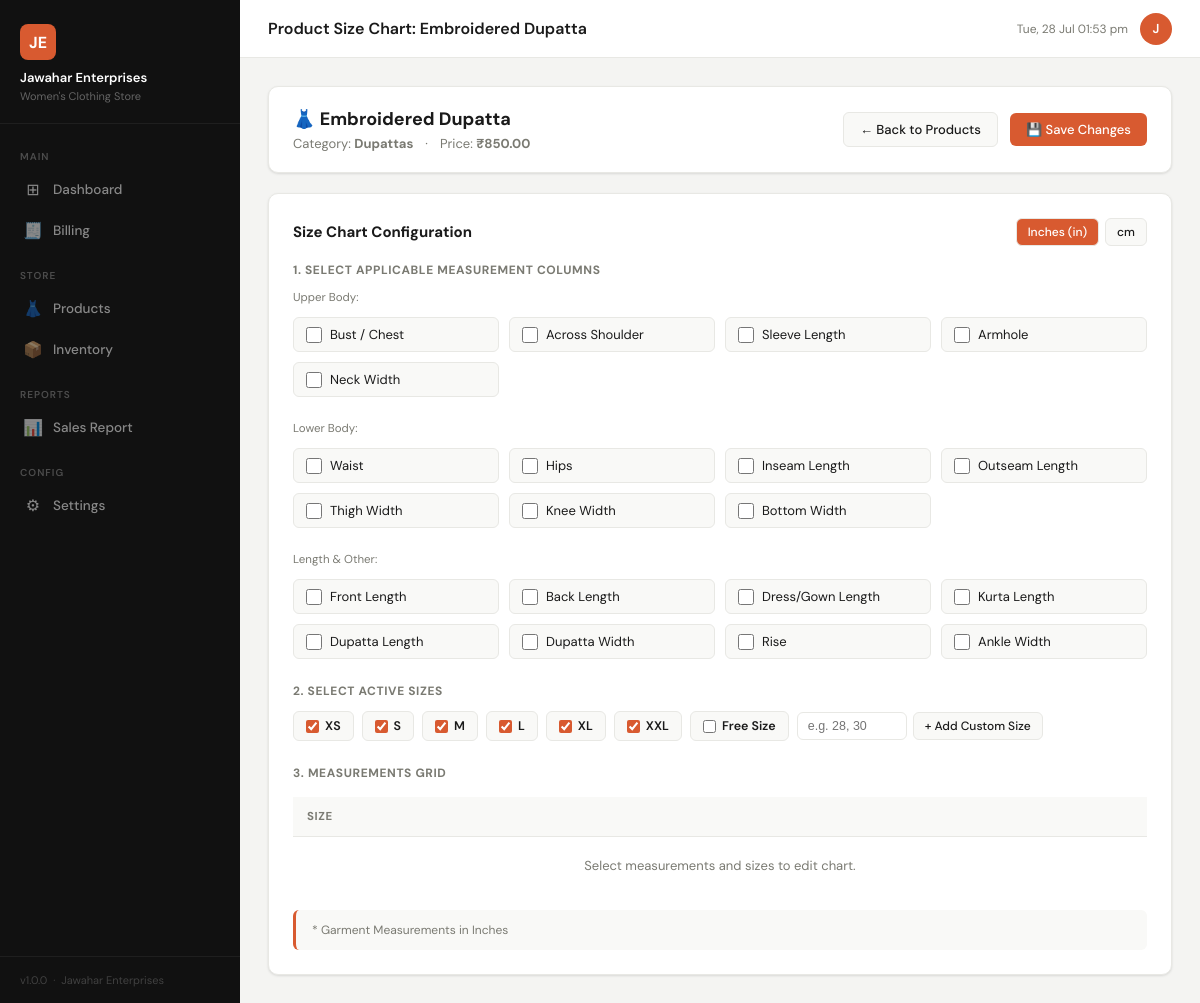
The app's page /product/5/size-chart with its own data.
### models.py (models this page shows, shortened)
class Product(db.Model):
    __tablename__ = 'products'
    id = db.Column(db.Integer, primary_key=True)
    name = db.Column(db.String(200), nullable=False)
    category = db.Column(db.String(100), nullable=False)
    price = db.Column(db.Float, nullable=False)
    image_filename = db.Column(db.String(300), default='')
    applicable_measurements = db.Column(db.Text, default='')
    created_at = db.Column(db.DateTime, default=datetime.utcnow)
    updated_at = db.Column(db.DateTime, default=datetime.utcnow, onupdate=datetime.utcnow)
    product_sizes = db.relationship('ProductSize', backref='product', lazy=True,
                                    cascade='all, delete-orphan')
    size_charts = db.relationship('ProductSizeChart', backref='product', lazy=True,
                                  cascade='all, delete-orphan')
    transaction_items = db.relationship('TransactionItem', backref='product', lazy=True)

### routes.py (the view)
@main.route('/product/<int:product_id>/size-chart')
def product_size_chart_page(product_id):
    product = Product.query.get_or_404(product_id)
    settings = Settings.query.first()
    return render_template('product_size_chart.html', product=product, settings=settings)

### templates/product_size_chart.html (shortened to what this page needs)
{% extends "base.html" %}
{% block page_title %}Product Size Chart: {{ product.name }}{% endblock %}
{% block content %}
<div class="psc-container">
  <div class="psc-header">
    <div class="psc-title-group">
      <h2>👗 {{ product.name }}</h2>
      <div class="meta">
        <span>Category: <strong>{{ product.category }}</strong></span>
        <span>·</span>
        <span>Price: <strong>₹{{ "%.2f"|format(product.price) }}</strong></span>
      </div>
    </div>
    <div style="display:flex; gap:12px; align-items:center;">
      <a href="{{ url_for('main.products') }}" class="btn btn-secondary">← Back to Products</a>
      <button type="button" class="btn btn-primary" onclick="saveProductSizeChart()">💾 Save Changes</button>
    </div>
  </div>
  <div class="psc-card">
    <div style="display:flex; justify-content:space-between; align-items:center; margin-bottom:16px;">
      <h3 style="font-size:15px; font-weight:700;">Size Chart Configuration</h3>
      <div style="display:flex; gap:6px;">
        <button type="button" class="btn btn-secondary btn-sm" id="unit-btn-in" onclick="setUnit('in')" style="background:var(--accent); color:#fff;">Inches (in)</button>
        <button type="button" class="btn btn-secondary btn-sm" id="unit-btn-cm" onclick="setUnit('cm')">cm</button>
      </div>
    </div>
    <div class="section-subtitle">1. Select Applicable Measurement Columns</div>
    <div style="margin-bottom:12px; font-size:11.5px; color:var(--text-muted);">Upper Body:</div>
    <div class="measurements-grid">
      <label class="m-checkbox-card"><input type="checkbox" class="m-check" value="bust" onchange="renderDynamicTable()"> Bust / Chest</label>
      <label class="m-checkbox-card"><input type="checkbox" class="m-check" value="across_shoulder" onchange="renderDynamicTable()"> Across Shoulder</label>
      <label class="m-checkbox-card"><input type="checkbox" class="m-check" value="sleeve_length" onchange="renderDynamicTable()"> Sleeve Length</label>
      <label class="m-checkbox-card"><input type="checkbox" class="m-check" value="armhole" onchange="renderDynamicTable()"> Armhole</label>
      <label class="m-checkbox-card"><input type="checkbox" class="m-check" value="neck_width" onchange="renderDynamicTable()"> Neck Width</label>
    </div>
    <div style="margin-bottom:12px; font-size:11.5px; color:var(--text-muted);">Lower Body:</div>
    <div class="measurements-grid">
      <label class="m-checkbox-card"><input type="checkbox" class="m-check" value="waist" onchange="renderDynamicTable()"> Waist</label>
      <label class="m-checkbox-card"><input type="checkbox" class="m-check" value="hips" onchange="renderDynamicTable()"> Hips</label>
      <label class="m-checkbox-card"><input type="checkbox" class="m-check" value="inseam_length" onchange="renderDynamicTable()"> Inseam Length</label>
      <label class="m-checkbox-card"><input type="checkbox" class="m-check" value="outseam_length" onchange="renderDynamicTable()"> Outseam Length</label>
      <label class="m-checkbox-card"><input type="checkbox" class="m-check" value="thigh_width" onchange="renderDynamicTable()"> Thigh Width</label>
      <label class="m-checkbox-card"><input type="checkbox" class="m-check" value="knee_width" onchange="renderDynamicTable()"> Knee Width</label>
      <label class="m-checkbox-card"><input type="checkbox" class="m-check" value="bottom_width" onchange="renderDynamicTable()"> Bottom Width</label>
    </div>
    <div style="margin-bottom:12px; font-size:11.5px; color:var(--text-muted);">Length & Other:</div>
    <div class="measurements-grid">
      <label class="m-checkbox-card"><input type="checkbox" class="m-check" value="front_length" onchange="renderDynamicTable()"> Front Length</label>
      <label class="m-checkbox-card"><input type="checkbox" class="m-check" value="back_length" onchange="renderDynamicTable()"> Back Length</label>
      <label class="m-checkbox-card"><input type="checkbox" class="m-check" value="dress_length" onchange="renderDynamicTable()"> Dress/Gown Length</label>
      <label class="m-checkbox-card"><input type="checkbox" class="m-check" value="kurta_length" onchange="renderDynamicTable()"> Kurta Length</label>
      <label class="m-checkbox-card"><input type="checkbox" class="m-check" value="dupatta_length" onchange="renderDynamicTable()"> Dupatta Length</label>
      <label class="m-checkbox-card"><input type="checkbox" class="m-check" value="dupatta_width" onchange="renderDynamicTable()"> Dupatta Width</label>
      <label class="m-checkbox-card"><input type="checkbox" class="m-check" value="rise" onchange="renderDynamicTable()"> Rise</label>
      <label class="m-checkbox-card"><input type="checkbox" class="m-check" value="ankle_width" onchange="renderDynamicTable()"> Ankle Width</label>
    </div>
    <div class="section-subtitle">2. Select Active Sizes</div>
    <div class="size-select-group" id="size-chips-container">
      <label class="size-chip-cb"><input type="checkbox" class="sz-check" value="XS" checked onchange="renderDynamicTable()"> XS</label>
      <label class="size-chip-cb"><input type="checkbox" class="sz-check" value="S" checked onchange="renderDynamicTable()"> S</label>
      <label class="size-chip-cb"><input type="checkbox" class="sz-check" value="M" checked onchange="renderDynamicTable()"> M</label>
      <label class="size-chip-cb"><input type="checkbox" class="sz-check" value="L" checked onchange="renderDynamicTable()"> L</label>
      <label class="size-chip-cb"><input type="checkbox" class="sz-check" value="XL" checked onchange="renderDynamicTable()"> XL</label>
      <label class="size-chip-cb"><input type="checkbox" class="sz-check" value="XXL" checked onchange="renderDynamicTable()"> XXL</label>
      <label class="size-chip-cb"><input type="checkbox" class="sz-check" value="Free Size" onchange="renderDynamicTable()"> Free Size</label>
      <div class="custom-size-input-wrap">
        <input type="text" class="custom-size-input" id="new-custom-size-input" placeholder="e.g. 28, 30">
        <button type="button" class="btn btn-secondary btn-sm" onclick="addCustomSize()">+ Add Custom Size</button>
      </div>
    </div>
    <div class="section-subtitle">3. Measurements Grid</div>
    <div class="table-responsive">
      <table class="psc-table">
        <thead id="psc-thead">
          <tr><th>Size</th></tr>
        </thead>
        <tbody id="psc-tbody">
          <tr><td style="padding:20px; text-align:center; color:var(--text-muted);">Select measurements and sizes to edit chart.</td></tr>
        </tbody>
      </table>
    </div>
    <div class="psc-note" id="psc-note-text">
      * Garment Measurements in Inches
    </div>
  </div>
</div>
{% endblock %}

### static/css/style.css (style rules this page uses)
a { transition: color 0.15s ease; }
button { user-select: none; }

### templates/product_size_chart.html (style rules this page uses)
.psc-container { display: flex; flex-direction: column; gap: 20px; }
.psc-header { background: var(--surface); border: 1px solid var(--border); border-radius: var(--radius); padding: 20px 24px; box-shadow: var(--shadow); display: flex; align-items: center; justify-content: space-between; flex-wrap: wrap; gap: 16px; }
.psc-title-group h2 { font-size: 18px; font-weight: 700; color: var(--text); }
.psc-title-group .meta { font-size: 13px; color: var(--text-muted); margin-top: 4px; display: flex; gap: 12px; }
.psc-card { background: var(--surface); border: 1px solid var(--border); border-radius: var(--radius); padding: 24px; box-shadow: var(--shadow); }
.section-subtitle { font-size: 12px; font-weight: 700; text-transform: uppercase; letter-spacing: 0.05em; color: var(--text-muted); margin-bottom: 12px; }
.measurements-grid { display: grid; grid-template-columns: repeat(auto-fill, minmax(180px, 1fr)); gap: 10px; margin-bottom: 24px; }
.m-checkbox-card { display: flex; align-items: center; gap: 8px; padding: 8px 12px; border: 1px solid var(--border); border-radius: 6px; background: var(--surface-2); font-size: 13px; cursor: pointer; user-select: none; transition: all 0.12s ease; }
.m-checkbox-card input[type="checkbox"] { accent-color: var(--accent); width: 16px; height: 16px; cursor: pointer; }
.size-select-group { display: flex; flex-wrap: wrap; gap: 8px; align-items: center; margin-bottom: 24px; }
.size-chip-cb { display: flex; align-items: center; gap: 6px; padding: 6px 12px; border: 1px solid var(--border); border-radius: 6px; background: var(--surface-2); font-size: 12.5px; font-weight: 600; cursor: pointer; }
.size-chip-cb input { accent-color: var(--accent); }
.custom-size-input-wrap { display: flex; gap: 6px; align-items: center; }
.custom-size-input { width: 110px; padding: 6px 10px; border: 1px solid var(--border); border-radius: 6px; font-size: 12.5px; outline: none; }
.table-responsive { overflow-x: auto; margin-top: 16px; }
.psc-table { width: 100%; border-collapse: collapse; text-align: left; }
.psc-table th { background: var(--surface-2); padding: 12px 14px; font-size: 11.5px; font-weight: 700; text-transform: uppercase; color: var(--text-muted); border-bottom: 1px solid var(--border); }
.psc-table td { padding: 10px 14px; border-bottom: 1px solid var(--border); vertical-align: middle; }
.psc-note { margin-top: 16px; padding: 12px 16px; background: var(--surface-2); border-radius: 6px; border-left: 3px solid var(--accent); font-size: 12px; color: var(--text-muted); }

### templates/base.html (style rules this page uses)
:root { --sidebar-bg: #111111; --sidebar-width: 240px; --accent: #D85A30; --accent-light: #f0724a; --accent-dim: rgba(216,90,48,0.12); --bg: #f4f4f2; --surface: #ffffff; --surface-2: #f9f9f7; --border: #e8e8e4; --text: #1a1a1a; --text-muted: #7a7a72; --text-light: #b0b0a8; --success: #2d9e6b; --warning: #e8a020; --danger: #d83030; --info: #2d6fb0; --radius: 10px; --radius-sm: 6px; --shadow: 0 1px 3px rgba(0,0,0,0.08), 0 1px 2px rgba(0,0,0,0.04); --shadow-md: 0 4px 12px rgba(0,0,0,0.1); --shadow-lg: 0 8px 24px rgba(0,0,0,0.12); --font: 'DM Sans', sans-serif; --font-mono: 'DM Mono', monospace; }
*, *::before, *::after { box-sizing: border-box; margin: 0; padding: 0; }
html, body { height: 100%; font-family: var(--font); background: var(--bg); color: var(--text); }
.btn { display: inline-flex; align-items: center; gap: 7px; padding: 8px 16px; border-radius: var(--radius-sm); font-size: 13px; font-weight: 500; font-family: var(--font); border: none; cursor: pointer; transition: all 0.15s ease; text-decoration: none; }
.btn-primary { background: var(--accent); color: #fff; }
.btn-secondary { background: var(--surface-2); color: var(--text); border: 1px solid var(--border); }
.btn-sm { padding: 5px 11px; font-size: 12px; }
table { width: 100%; border-collapse: collapse; }
th { font-size: 11px; font-weight: 600; text-transform: uppercase; letter-spacing: 0.05em; color: var(--text-muted); padding: 10px 16px; text-align: left; border-bottom: 1px solid var(--border); background: var(--surface-2); }
td { padding: 12px 16px; font-size: 13px; border-bottom: 1px solid var(--border); vertical-align: middle; }
tr:last-child td { border-bottom: none; }

### records on screen
Product: name "Embroidered Dupatta", category "Dupattas", price "850.00"
